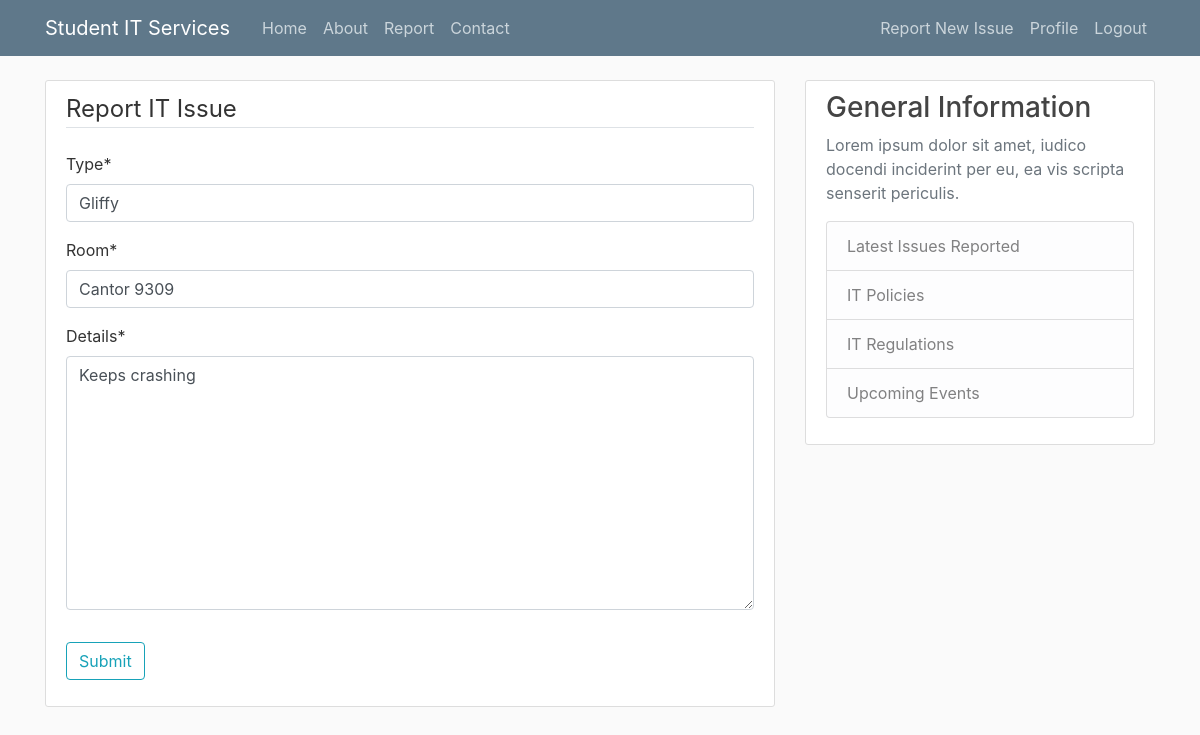
Page /issue/21/update/ (signed in) on the committed database.
### itreporting/models.py (models this page shows, shortened)
class Issue(models.Model):
	type=models.CharField(max_length=100)
	room=models.CharField(max_length=100)
	details=models.TextField()
	date_submitted=models.DateTimeField(default=timezone.now)
	author=models.ForeignKey(User, on_delete=models.CASCADE)

### itreporting/views.py (the view, shortened to what this page needs)
# urls.py: path('issue/<int:pk>/update/', PostUpdateView.as_view(), name='issue-update'),
class PostUpdateView(LoginRequiredMixin, UserPassesTestMixin, UpdateView):
	model = Issue
	fields = ['type', 'room', 'details']
	def test_func(self):
		issue = self.get_object()
		if self.request.user == issue.author:
			return True
		return False

### itreporting/templates/itreporting/issue_form.html (shortened to what this page needs)
{% extends "itreporting/base.html" %}
{% load crispy_forms_tags %}
{% block content %}
<div class="content-section">
	<form method="POST">
		<fieldset class="form-group">
			<legend class="border-bottom mb-4">Report IT Issue</legend>
			{{form|crispy}}
		</fieldset>
		<div class="form-group">
			<button class="btn btn-outline-info" type="submit">Submit</button>
		</div>
	</form>
</div>
{% endblock content %}

### itreporting/static/css/styles.css (style rules this page uses)
body { background: #fafafa; color: #333333; margin-top: 5rem; }
.content-section { background: #ffffff; padding: 10px 20px; border: 1px solid #dddddd; border-radius: 3px; margin-bottom: 20px; }

### rows in the picture
Issue: type "Gliffy", room "Cantor 9309", details "Keeps crashing"
